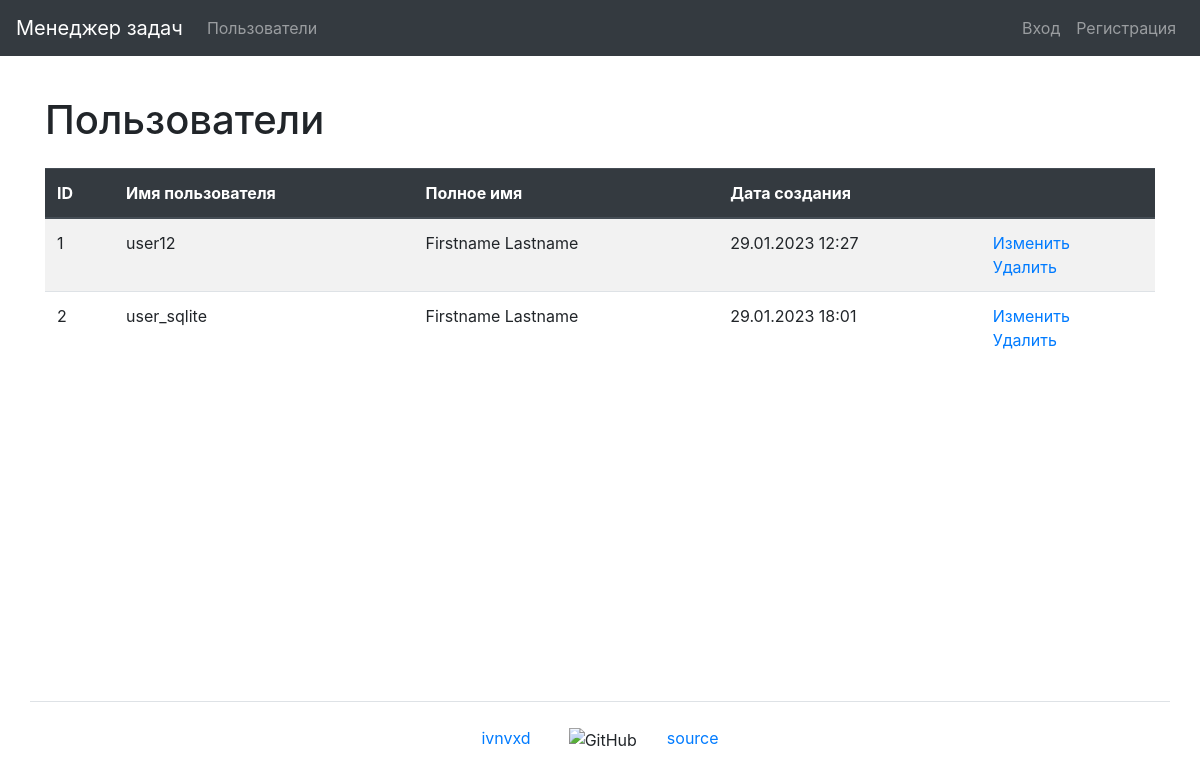
/users/, run on an earlier commit of the app's database.
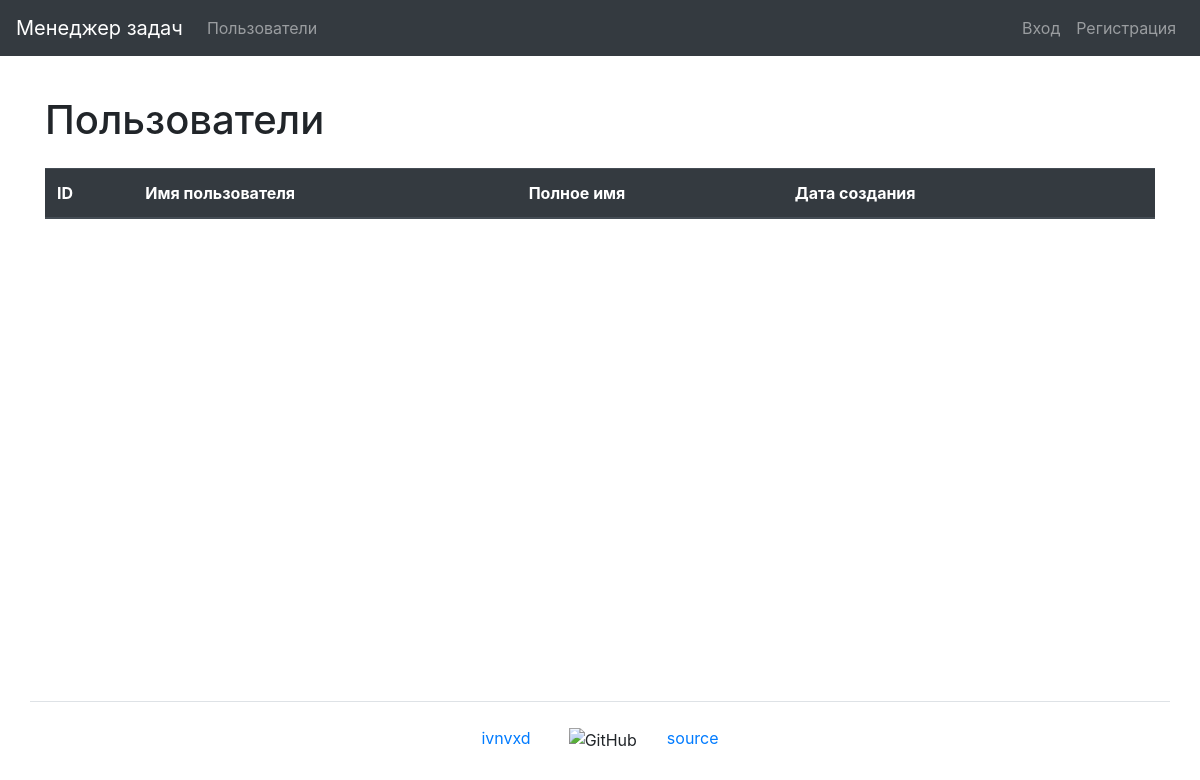
And on a later commit of the database.
### task_manager/users/models.py (models this page shows, shortened)
class User(AbstractUser):
    first_name = models.CharField(max_length=150)
    last_name = models.CharField(max_length=150)

### task_manager/users/views.py (the view)
# urls.py: path('', UsersListView.as_view(), name='users'),
class UsersListView(ListView):
    template_name = 'users/users.html'
    model = User
    context_object_name = 'users'
    extra_context = {
        'title': _('Users')
    }

### task_manager/templates/users/users.html (shortened to what this page needs)
{% extends "base.html" %}
{% load bootstrap4 %}
{% load i18n %}
{% block content %}
    <h1 class="my-4">{{ title }}</h1>
    <table class="table table-striped">
        <thead class="thead-dark">
            <tr>
                <th>ID</th>
                <th>{% trans 'Username' %}</th>
                <th>{% trans 'Full name' %}</th>
                <th>{% trans 'Creation date' %}</th>
                <th></th>
            </tr>
        </thead>
        <tbody>
            {% if users %}
                {% for user in users %}
                    <tr>
                        <td>{{ user.id }}</td>
                        <td>{{ user.username }}</td>
                        <td>{{ user.first_name }} {{ user.last_name }}</td>
                        <td>{{ user.date_joined|date:"d.m.Y H:i" }}</td>
                        <td>
                          <a href="{% url 'user_update' user.id %}">{% trans 'Update' %}</a>
                          <br>
                          <a href="{% url 'user_delete' user.id %}">{% trans 'Delete' %}</a>
                        </td>
                    </tr>
                {% endfor %}
            {% endif %}
        </tbody>
    </table>
{% endblock content %}

### task_manager/templates/base.html (shortened to what this page needs)
{% load i18n %}
{% get_current_language as LANGUAGE_CODE %}
{% load bootstrap4 %}
<!DOCTYPE html>
<html lang="{{ LANGUAGE_CODE }}">
    <head>
        {% bootstrap_css %}
    </head>
    <body class="d-flex flex-column min-vh-100">
        <header>
            {% include 'navbar.html' %}
        </header>
        <main class="container wrapper flex-grow-1">
            {% block content %}{% endblock %}
        </main>
        <footer>
            {% include 'footer.html' %}
        </footer>
    </body>
</html>

### task_manager/templates/navbar.html (shortened to what this page needs)
{% load i18n %}
<nav class="navbar navbar-expand-md navbar-dark bg-dark mb-3">
    <a class="navbar-brand" href="{% url 'home' %}">{% trans "Task manager" %}</a>
    <div class="collapse navbar-collapse" id="navbarToggleExternalContent">
        <ul class="navbar-nav mr-auto">
            <li class="nav-item">
                <a class="nav-link" href="{% url 'users' %}">{% trans "Users" %}</a>
            </li>
        </ul>
        <ul class="navbar-nav">
            {% if user.is_authenticated %}
                <li class="nav-item">
                    <a class="nav-link" href="{% url 'user_update' user.id %}">{{ user.username }}</a>
                </li>
                <li class="nav-item">
                    <a class="nav-link" href="{% url 'logout' %}">{% trans "Log Out" %}</a>
                </li>
            {% else %}
                <li class="nav-item">
                    <a class="nav-link" href="{% url 'login' %}">{% trans "Log In" %}</a>
                </li>
                <li class="nav-item">
                    <a class="nav-link" href="{% url 'sign_up' %}">{% trans "Sign Up" %}</a>
                </li>
            {% endif %}
        </ul>
    </div>
</nav>

### task_manager/templates/footer.html
{% load i18n %}
<div class="container flex-column my-5 pt-4 border-top">
    <div class="row justify-content-sm-center">
        <div class="col-sm-auto">
            <a target="_blank" href="https://github.com/ivnvxd">ivnvxd</a>
        </div>
        <div class="col-sm-auto">
            <img class='ml-2' src="https://github.githubassets.com/favicons/favicon.svg" alt="GitHub" height="16px">
        </div>
        <div class="col-sm-auto">
            <a target="_blank" href="https://github.com/ivnvxd/python-project-52">source</a>
        </div>
    </div>
</div>

What changed in the data, as far as the page shows it:
removed User: id "1", username "user12", first_name "Firstname", last_name "Lastname", date_joined "29.01.2023 12:27"
removed User: id "2", username "user_sqlite", first_name "Firstname", last_name "Lastname", date_joined "29.01.2023 18:01"
